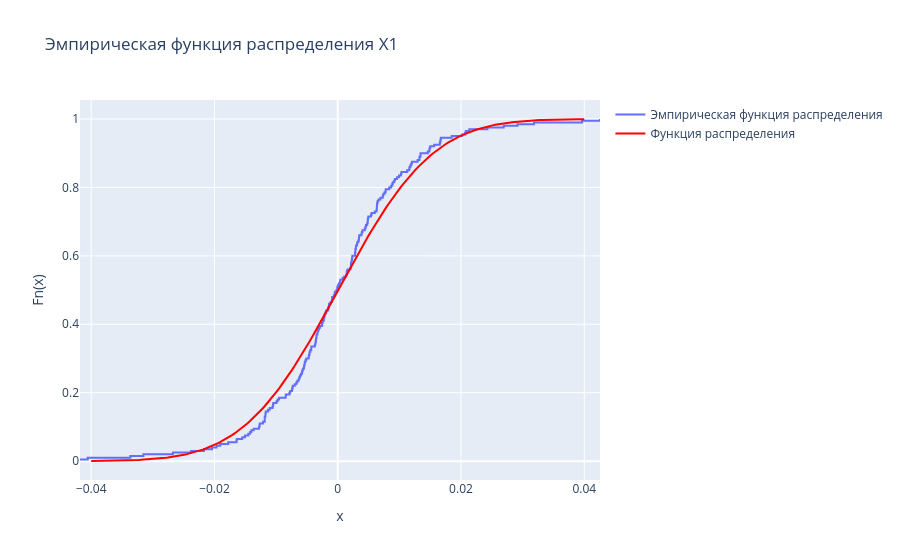

Notebook cell for this chart:
### Markdown cell above
По методу моментов приравняли

$EX = μ = x̄ = 0.00007092266285545157$

$DX = σ² = s² = 0.012021349379985849$

### Code cell
# График распределения для X1
x = np.linspace(-0.04, 0.04, 200)
efr = norm.cdf(x, mu, sigma) 


fig_empiric_x1 = go.Figure()
fig_empiric_x1.add_trace(go.Scatter(
    x=variation_series_x1,
    y=empiric_function_x1,
    mode='lines',
    name='Эмпирическая функция распределения', 
    line_shape='hv'
))

fig_empiric_x1.add_trace(go.Scatter(
    x=x, 
    y=efr, 
    mode='lines', 
    name='Функция распределения', 
    line=dict(color='red')
))

fig_empiric_x1.update_xaxes(title_text='x')
fig_empiric_x1.update_yaxes(title_text='Fn(x)')
fig_empiric_x1.update_layout(title='Эмпирическая функция распределения X1')
fig_empiric_x1.show()

### Figure 1 — Plotly figure (JSON) as saved in the notebook; plotly's stock layout.template omitted (floating-point values rounded to 4 significant figures; data arrays with more than 128 entries replaced by an {"elided": "..."} marker saying what was removed)
{"data": [{"line": {"shape": "hv"}, "mode": "lines", "name": "Эмпирическая функция распределения", "type": "scatter", "x": {"elided": "200 float values"}, "y": {"elided": "200 float values"}}, {"line": {"color": "red"}, "mode": "lines", "name": "Функция распределения", "type": "scatter", "x": {"elided": "200 float values"}, "y": {"elided": "200 float values"}}], "layout": {"title": {"text": "Эмпирическая функция распределения X1"}, "xaxis": {"title": {"text": "x"}}, "yaxis": {"title": {"text": "Fn(x)"}}}}
